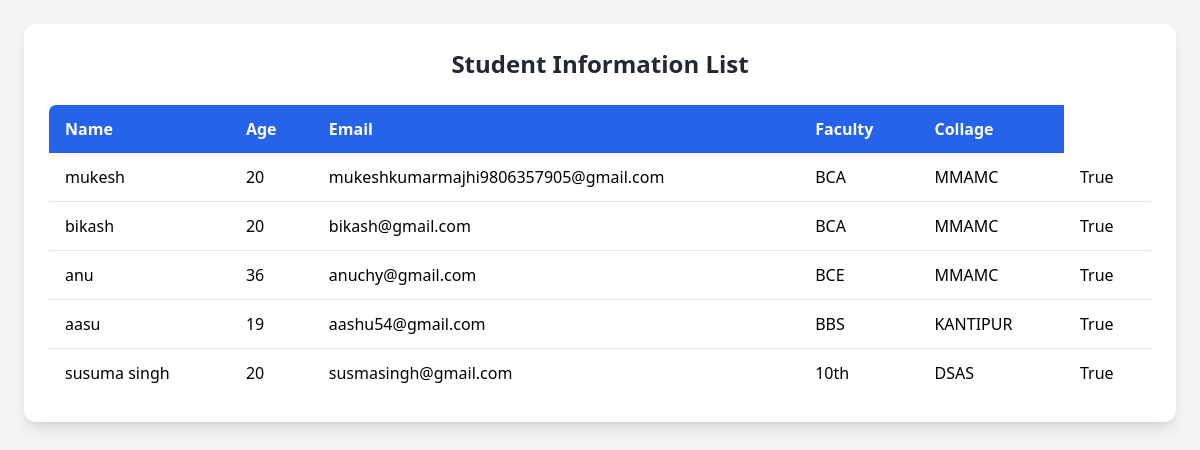
The page /student_list/ on the database its author committed.
### shop/models.py (models this page shows)
class Student(models.Model):
    name = models.CharField(max_length=255,null=True, blank=True)
    age = models.IntegerField()
    email = models.EmailField(null=True, blank=True)
    faculty = models.CharField(max_length=255,null=False, blank=False, default='BCA')
    collage = models.CharField(max_length=255,null=False, blank=False, default='MMAMC')
    verified = models.BooleanField(default=False)
    def __str__(self):
        return self.name

### myproject/views.py (the view)
# urls.py: path('student_list/', student_list, name='student_list'),
def student_list(request):
    Students = Student.objects.filter(verified=True)
    list(Students)
    print(Students)
    context ={'students': Students}
    return render(request, "student_list.html", context)

### templates/student_list.html (shortened to what this page needs)
<!DOCTYPE html>
<html lang="en">
<head>
  <script src="https://cdn.tailwindcss.com"></script>
</head>
<body class="bg-gray-100 min-h-screen p-6">
  <div class="max-w-6xl mx-auto bg-white rounded-xl shadow-lg p-6">
    <h1 class="text-2xl font-bold text-gray-800 mb-6 text-center">
      Student Information List
    </h1>
    <div class="overflow-x-auto">
      <table class="w-full border border-gray-200 rounded-lg overflow-hidden">
        <thead class="bg-blue-600 text-white">
          <tr>
            <th class="px-4 py-3 text-left">Name</th>
            <th class="px-4 py-3 text-left">Age</th>
            <th class="px-4 py-3 text-left">Email</th>
            <th class="px-4 py-3 text-left">Faculty</th>
            <th class="px-4 py-3 text-left">Collage</th>
          </tr>
        </thead>
        <tbody class="divide-y divide-gray-200">
          {% for student in students %}
          <tr class="hover:bg-gray-50">
            <td class="px-4 py-3">{{ student.name }}</td>
            <td class="px-4 py-3">{{ student.age }}</td>
            <td class="px-4 py-3">{{ student.email }}</td>
            <td class="px-4 py-3">{{ student.faculty }}</td>
            <td class="px-4 py-3">{{ student.collage }}</td>
            <td class="px-4 py-3">{{ student.verified }}</td>
          </tr>
          {% endfor %}
        </tbody>
      </table>
    </div>
  </div>
</body>
</html>

### rows shown on the page
Student: name "mukesh", age "20", email "mukeshkumarmajhi9806357905@gmail.com", faculty "BCA", collage "MMAMC", verified "True"
Student: name "bikash", age "20", email "bikash@gmail.com", faculty "BCA", collage "MMAMC", verified "True"
Student: name "anu", age "36", email "anuchy@gmail.com", faculty "BCE", collage "MMAMC", verified "True"
Student: name "aasu", age "19", email "aashu54@gmail.com", faculty "BBS", collage "KANTIPUR", verified "True"
Student: name "susuma singh", age "20", email "susmasingh@gmail.com", faculty "10th", collage "DSAS", verified "True"
